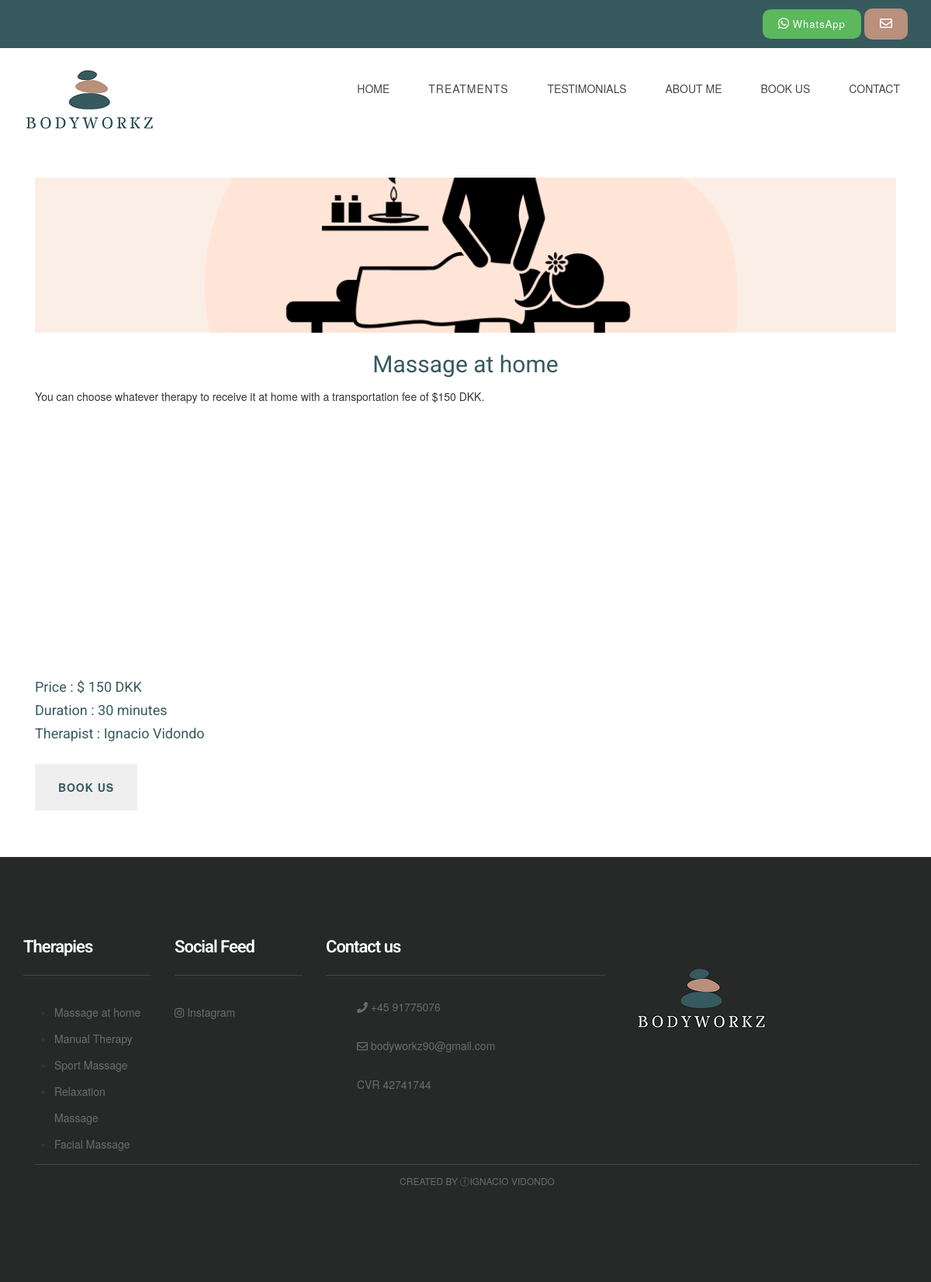
The app's page /article/1/ with its own data.
### MainApp/models.py (models this page shows, shortened)
class Therapy(models.Model):
    name = models.CharField(max_length=255 , verbose_name = "Nombre")
    image = models.ImageField(verbose_name="Foto", blank=True, null=True, upload_to="Images")
    short_description = models.CharField(max_length=150, verbose_name="Descripcion corta", blank=True, null=True,default="Massage")
    description = models.TextField()
    therapist = models.ManyToManyField(Therapist, verbose_name= "Terapeuta")
    duration = models.IntegerField (verbose_name="Duracion (Tiempo) ",blank=True, null=True)
    price = models.IntegerField(verbose_name="Precio",blank=True, null=True)
    class Meta:
            verbose_name="Terapia"
            verbose_name_plural="Terapias"

class Therapist(models.Model):
    name = models.CharField(max_length=200,verbose_name="Nombre")
    image = models.ImageField( upload_to="Images")
    terapia = models.CharField(max_length=200,verbose_name="Terapia")
    description = models.TextField(default="R")
    class Meta:
            verbose_name="Terapeuta"
            verbose_name_plural="Terapeutas"

### MainApp/views.py (the view)
# urls.py: path('article/<int:therapy_id>/', views.article, name = "article"),
def article(request, therapy_id):
    articles = get_object_or_404(Therapy, pk = therapy_id)
    therapy = Therapy.objects.all()
    return render (request,'article.html',{'articles' : articles, 'therapy':therapy})

### MainApp/templates/article.html (shortened to what this page needs)
{% extends "base.html" %} {% block content %} {% load static %}
<div class="mb60">
    <div class="container" align-items="center" justify-content: "center">
        <div class="float-container ">
            <div class="float-child ">
                <div class="col-lg-12 col-md-12 col-sm-6 col-xs-12 ">
                    <div class="service-block ">
                        <div class="top-image-container mb20">
                            <img src="{{articles.image.url}} " alt=" " class="top-image">
                        </div>
                        <div class="service-content">
                            <h1 class="title-centered">{{articles.name}}
                            </h1>
                            <p>{{articles.description}}</p>
                        </div>
                    </div>
                    <br>
                    <div>{% if articles.price %}
                        <h3>Price : $ {{articles.price}} DKK</h3>
                        {% endif %} {% if articles.duration %}
                        <h3>Duration : {{articles.duration}} minutes</h3>
                        {% endif %} {% if articles.therapist %}
                        <h3>Therapist : {% for therapist in articles.therapist.all %} {{therapist.name}} {% endfor %}</h3>
                        {% endif %}
                    </div>
                    <br>
                    <button type="button " class="btn btn-secondary btn-lg "> <a href="{% url 'appointment' %} ">Book us</a></button></button>
                </div>
                <br>
            </div>
        </div>
    </div>
</div>{% endblock %}

### MainApp/templates/base.html (shortened to what this page needs)
<!DOCTYPE html> {% load static %}
<html lang="en">
<head>
    <link href="{% static 'ap1/css/bootstrap.min.css' %}" rel="stylesheet">
    <link href="{% static 'ap1/css/font-awesome.min.css' %}" rel="stylesheet">
    <link href="{% static 'ap1/css/style.css' %}" rel="stylesheet">
</head>
<div class="header-top">
    <div class="container">
        <div class="row">
            <div class="col-lg-12 col-md-8 col-sm-8  col-xs-12">
                <div class="top-text">
                    <span class="text-block call-block">
                        <a href="https://wa.me/+4591775076 " title="click to open whatsapp chat ">
                            <button class="btn btn-success whatsapp-button">
                                <i class="fab fa-whatsapp" style="font-size: 16" aria-hidden="true "></i>
                                <span class="call-no" style="font-weight: 400; text-transform: capitalize">WhatsApp</span>
                    </button>
                    </a>
                    </span><a href="{% url 'contacto' %}" title="Contact Us"><button class="btn text-block mail-block hidden-xs hidden-sm">
                        <i class="fa fa-envelope-o" style="font-size: 16" aria-hidden="true "></i>
                    </button></a>
                </div>
            </div>
        </div>
    </div>
</div>
<div class="header">
    <div class="container">
        <div class="row">
            <div class="col-lg-4     col-md-4 col-sm-12 col-xs-12">
                <a href="{% url 'index' %}"><img src="{% static 'ap1/images/bodyworkz.png' %}" alt=""></a>
            </div>
            </ <div class="col-lg-6 col-md-4 col-sm-12 col-xs-12">
            <div class="navigation">
                <div id="navigation">
                    <ul>
                        <li class="active"><a href="{% url 'index' %}" title="Home">HOME</a></li>
                        <li class="active">
                            <a class="btn btn-secondary dropdown-toggle" href="#" role="button" id="dropdownMenuLink" data-toggle="dropdown" aria-haspopup="true" aria-expanded="false">
                                      Treatments
                                    </a>
                        </li>
                        <li><a href="{% url 'reviews' %}" title="Styleguide">TESTIMONIALS</a> </li>
                        <li><a href="{% url 'our_therapist' %}" title="Styleguide">ABOUT ME</a> </li>
                        <li>
                            <a href="{% url 'appointment' %}" title="Styleguide">BOOK US</a>
                        </li>
                        <li><a href="{% url 'contacto' %}" title="Contact Us">CONTACT</a> </li>
                    </ul>
                </div>
            </div>
        </div>
    </div>
</div>
</div>
{%block content %} {% endblock %}
<div class="footer">
    <div class="container">
        <div class="row">
            <div class="col-lg-2 col-md-3 col-sm-2 col-xs-12">
                <div class="footer-widget">
                    <h2 class="widget-title">Therapies</h2>
                    <ul>
                        {% for terapia in therapy %}
                        <li>
                            <a href="{% url 'article' terapia.id %} " class="tag">{{terapia.name}}</a> {% endfor %}
                        </li>
                    </ul>
                </div>
            </div>
            <div class="col-lg-2 col-md-2 col-sm-2 col-xs-12">
                <div class="footer-widget footer-social">
                    <h2 class="widget-title">Social Feed</h2>
                    <ul class="listnone">
                        <li>
                            <a href="#"> <i class="fa fa-instagram"></i> Instagram</a>
                        </li>
                    </ul>
                </div>
            </div>
            <div class="col-lg-4 col-md-2 col-sm-2 col-xs-12">
                <div class="footer-widget footer-social">
                    <h2 class="widget-title">Contact us </h2>
                    <ul class="listnone contact">
                        <li><i class="fa fa-phone"></i> +45 91775076</li>
                        <li><i class="fa fa-envelope-o"></i> bodyworkz90@gmail.com</li>
                        <li> CVR 42741744</li>
                    </ul>
                </div>
            </div>
            <div class="col-lg-2 col-md-2 col-sm-6 col-xs-12">
                <div class="footer-widget footer-social">
                    <a href="{% url 'index' %}"><img src="{% static 'ap1/images/bodyworkz_footer1.png' %}" alt=""></a>
                </div>
            </div>
        </div>
        <div class="tiny-footer">
            <div class="container">
                <div class="row">
                    <div class="col-lg-12 col-md-12 col-sm-12 col-xs-12">
                        <div class="copyright-content">
                            Created by <i class="fa fa-love"></i>Ignacio Vidondo
                        </div>
                    </div>
                </div>
            </div>
        </div>
    </div>
    </body>
</html>

### MainApp/static/ap1/css/style.css (style rules this page uses)
h1, h2, h3, h4, h5, h6 { margin: 0; padding: 0; margin-bottom: 10px; color: #375a5f; font-weight: 400; font-family: 'Roboto', sans-serif; }
h1 { font-size: 30px; line-height: 42px; }
h2 { font-size: 22px; line-height: 32px; }
h3 { font-size: 18px; }
p { margin: 0 0 20px; }
p:last-child { margin-bottom: 0px; height: 355px; position: relative; max-height: calc(var(--lh) * var(--max-lines)); overflow: hidden; word-break: break-word; padding-right: 1rem; overflow: hidden; text-overflow: ellipsis; }
ul, ol { margin: 0; }
a { color: #375a5f; text-decoration: none; -webkit-transition: all 0.3s; -moz-transition: all 0.3s; transition: all 0.3s; }
.listnone { list-style: none; padding: 0px; }
.btn { display: inline-block; padding: 10px 20px; margin-bottom: 0; font-size: 13px; font-weight: 800; letter-spacing: 1px; line-height: 1.42857143; text-align: center; border: none; text-transform: uppercase; border-radius: 0px; }
.btn-lg { font-size: 14px; padding: 20px 30px; }
.mb20 { margin-bottom: 20px; }
.mb60 { margin-bottom: 60px; }
.header { background-color: #fff; z-index: 9999; position: relative; padding-top: 20px; padding-bottom: 20px; }
.header-top { background-color: #375a5f; font-size: 15px; padding-top: 11px; padding-bottom: 11px; line-height: 15px; color: #fff; font-weight: 500; }
.top-text { text-align: right; }
.top-text .text-block { padding-left: 20px; color: #fff; line-height: 18px; }
.mail-block { border-radius: 10px; background-color: #b8907c; height: 40px; border: none; font-weight: 400; text-transform: lowercase; }
.whatsapp-button { border-radius: 10px; }
.navigation { float: right; }
#navigation, #navigation ul, #navigation ul li, #navigation ul li a, #navigation #menu-button { margin: 0; padding: 0; border: 0; list-style: none; line-height: 1; display: block; position: relative; -webkit-box-sizing: border-box; -moz-box-sizing: border-box; box-sizing: border-box; }
#navigation:after, #navigation>ul:after { content: "."; display: block; clear: both; visibility: hidden; line-height: 0; height: 0; }
#navigation { margin-top: 10px; }
#navigation>ul>li { float: left; }
#navigation>ul>li>a { padding: 15px 25px; font-size: 14px; color: #474747; text-decoration: none; font-weight: 500; text-transform: uppercase; }
.footer { background-color: #262928; padding-top: 100px; padding-bottom: 100px; }
.footer-widget .widget-title { color: #fff; font-weight: 600; letter-spacing: -1px; border-bottom: 1px solid #424544; padding-bottom: 20px; margin-bottom: 30px; }
.footer-widget li a { color: #676f6c; line-height: 34px; }
.footer .contact li { position: relative; padding-left: 40px; display: block; margin-bottom: 15px; padding: 0 0 15px 40px; color: #666e6b; }
.tiny-footer { background-color: #262928; padding-top: 9px; padding-bottom: 9px; font-size: 12px; color: #56575e; text-align: left; text-transform: uppercase; text-align: center; }
.copyright-content { border-top: 1px solid #424544; padding: 12px; color: #676f6c; }
.title-centered { text-align: center; }
.top-image-container { display: flex; align-items: center; }
.top-image { width: 100%; object-fit: cover; height: 200px; }
.widget-title { margin-bottom: 20px; }

### records on screen
Therapy: image (picture), name "Massage at home", description "You can choose whatever therapy to receive it at home with a transportation fee of $150 DKK.", price "150", duration "30"
Therapist: name "Ignacio Vidondo"
Therapy: name "Manual Therapy"
Therapy: name "Sport Massage"
Therapy: name "Relaxation Massage"
Therapy: name "Facial Massage"
